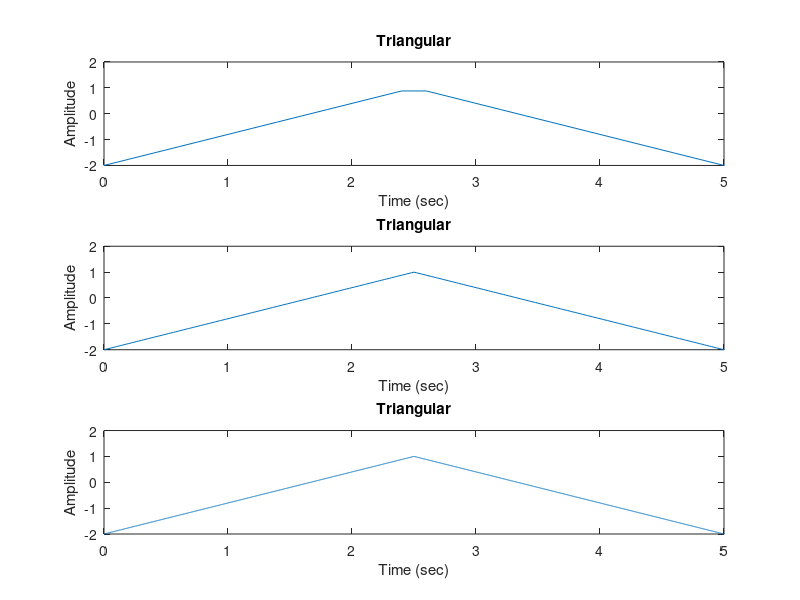

Reproduce this figure in MATLAB.
%fs = 2000;
t1 = 0:0.2:100;
x1 = sawtooth(0.4*pi*t1, 0.5); %semnal triunghiular

x1 = x1*1.5;
x1 = x1 - 0.5;

subplot(3,1,1)
plot(t1,x1);
axis([0 5 -2 2]);
xlabel('Time (sec)')
ylabel('Amplitude')
title('Triangular')

t2 = 0:0.02:100;
x2 = sawtooth(0.4*pi*t2, 0.5); %semnal triunghiular

x2 = x2*1.5;
x2 = x2 - 0.5;

subplot(3,1,2)
plot(t2,x2);
axis([0 5 -2 2]);
xlabel('Time (sec)')
ylabel('Amplitude')
title('Triangular')

t3 = 0:0.002:100;
x3 = sawtooth(0.4*pi*t3, 0.5); %semnal triunghiular

x3 = x3*1.5;
x3 = x3 - 0.5;

subplot(3,1,3)
plot(t3,x3);
axis([0 5 -2 2]);
xlabel('Time (sec)')
ylabel('Amplitude')
title('Triangular')
